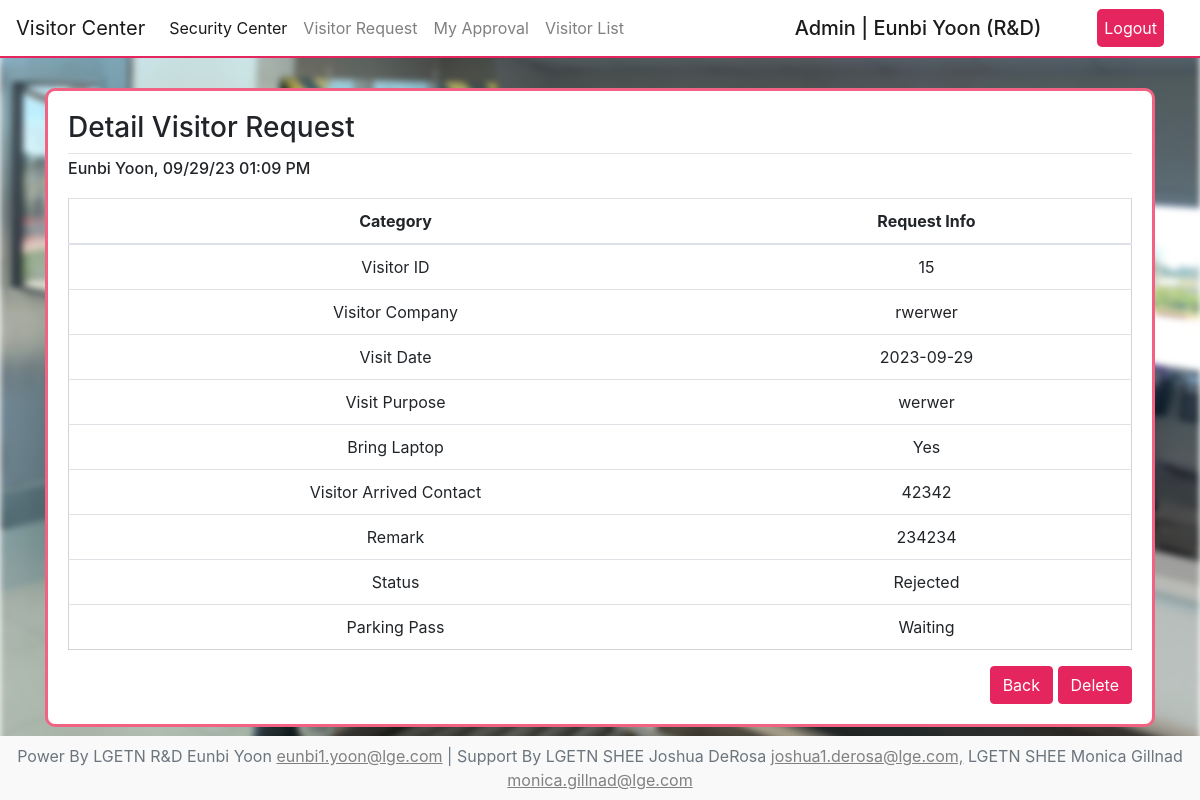
Before: /security/visitor/detail/15 (signed in) with the older database file.
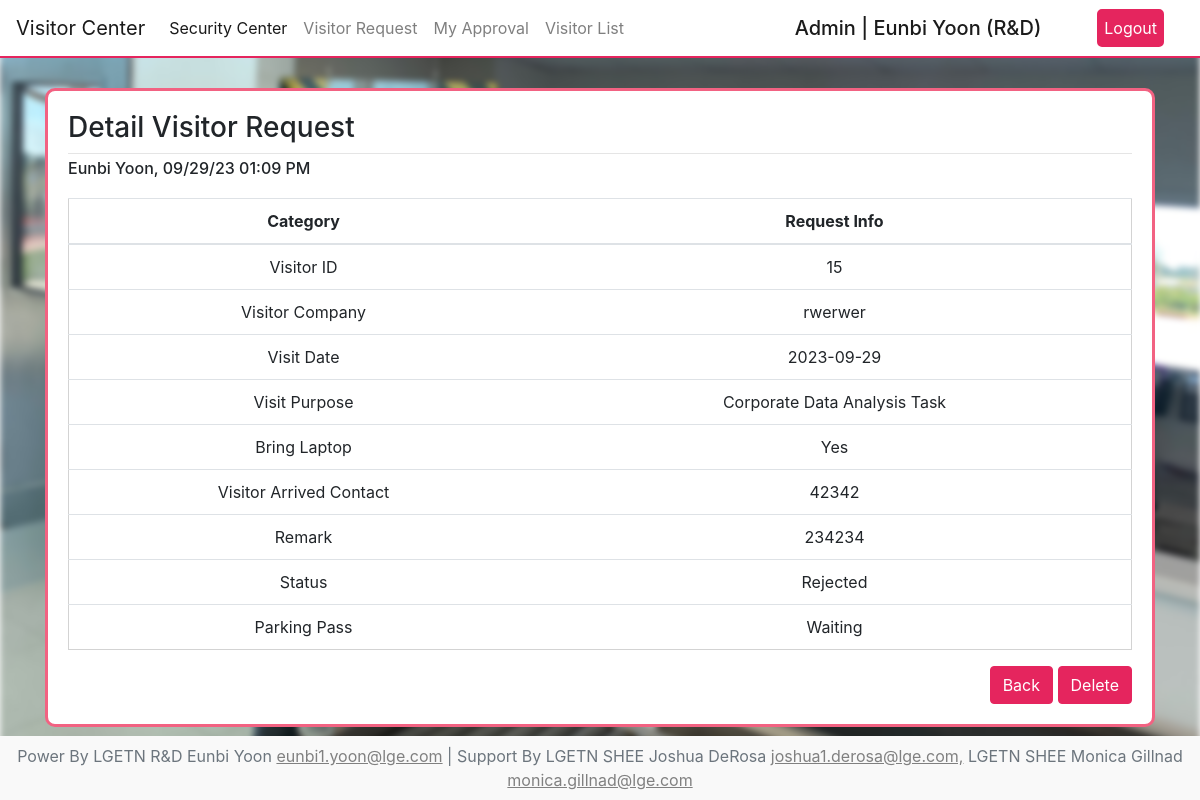
After: the same page with the newer database file.
### visitor/models.py (models this page shows)
class VisitorData(models.Model):
    visitor_name=models.CharField(max_length=255, null=False, blank=False)
    visitor_company=models.CharField(max_length=255, null=False, blank=False)
    start_date=models.CharField(max_length=100, null=False, blank=False)
    end_date=models.CharField(max_length=100, null=True, blank=True)
    visitor_purpose=models.TextField(null=False, blank=False)
    bring_laptop=models.CharField(max_length=255, null=False, blank=False)
    pic_contact=models.CharField(max_length=255, null=True, blank=True)
    register_at=models.DateTimeField(auto_now_add=True)
    remark=models.TextField(null=True, blank=True)
    check_in=models.DateTimeField(null=True, blank=True)
    check_out=models.DateTimeField(null=True, blank=True)
    user=models.ForeignKey(CustomUser, on_delete=models.CASCADE)
    approval_status=models.CharField(max_length=20, default='Requested')

### user/models.py (models this page shows, shortened)
class CustomUser(AbstractUser):
    first_name=models.CharField(max_length=30)
    last_name=models.CharField(max_length=30)
    team_at=models.ForeignKey(Team, on_delete=models.SET_NULL, null=True)
    email=models.EmailField(
        unique=True,
        validators=[
            RegexValidator(
                regex=r'^[a-zA-Z0-9._%+-]+@lge\.com$',
                message='Email address must end with lge.com'
            )
        ]
    )
    myday_credit=models.IntegerField(null=True, blank=True, default=1)

### visitor/views.py (the view)
# urls.py: path('detail/<int:pk>',VdetailView,name='Vdetail_url'),
@login_required
def VdetailView(request, pk):
    visitor_detail=VisitorData.objects.get(pk=pk)
    context={
        'visitor_detail':visitor_detail
    }
    return render(request, 'visitor_detail.html', context)

### user/models.py (called while the page is built)
    def __str__(self):
        return self.team_name

### visitor/templates/visitor_detail.html (shortened to what this page needs)
{% extends 'visitor_base.html' %}
{% block container %}
    <div class="detail-view" style="background-color:white;">
        <h3 class="text-left">Detail Visitor Request</h3>
        <hr style="margin:0;">
        <h6 style="text-align: left; margin:5px 0 20px">{{ visitor_detail.user.first_name }} {{ visitor_detail.user.last_name }}, {{ visitor_detail.register_at|date:"m/d/y h:m A" }}</h6>
        <table class="table text-center">
            <thead>
                <tr>
                    <th>Category</th>
                    <th>Request Info</th>
                </tr>
            </thead>
            <tbody>
                <tr>
                    <td>Visitor ID</td>
                    <td>{{ visitor_detail.id}}</td>
                </tr>
                <tr>
                    <td>Visitor Company</td>
                    <td>{{ visitor_detail.visitor_company}}</td>
                </tr>
                <tr>
                    <td>Visit Date</td>
                    <td>{{ visitor_detail.start_date }}{% if visitor_detail.end_date %}~{{ visitor_detail.end_date }}{% endif %}</td>
                </tr>
                <tr>
                    <td style="margin:auto;">Visit Purpose</td>
                    <td>{{ visitor_detail.visitor_purpose|slice:"0:150" }}<br/>{{ visitor_detail.visitor_purpose|slice:"151:" }}</td>
                </tr>
                <tr>
                    <td>Bring Laptop</td>
                    <td>{{ visitor_detail.bring_laptop}}</td>
                </tr>
                <tr>
                    <td>Visitor Arrived Contact</td>
                    <td>{{ visitor_detail.pic_contact }}</td>
                </tr>
                <tr>
                    <td>Remark</td>
                    {% if visitor_detail.remark %}
                        <td>{{ visitor_detail.remark|slice:"0:150" }}<br/>{{ visitor_detail.remark|slice:"151:" }}</td>
                    {% else %}
                        <td>None</td>
                    {% endif %}
                </tr>
                <tr>
                    <td>Status</td>
                    <td>{{ visitor_detail.approval_status }}</td>
                </tr>
                <tr>
                    <td>Parking Pass</td>
                    <td>
                        {% if visitor_detail.approval_status == 'Approved' %}
                            <a class="parkingpass" href="{% url 'Vparkingpass_url' visitor_detail.pk %}" style="background-color:transparent">Print Parking Pass</a>
                        {% else %}
                            Waiting
                        {% endif %}
                    </td>
                </tr>
        </table>
        <div class="text-right" class="detail-move">
            <button class="btn btn-primary text-center backbutton" onclick="goBack()">Back</button>
            <a class="btn btn-primary text-center deletebutton" href="{% url 'Vdelete_url' visitor_detail.id %}">Delete</a>
        </div>
    </div>
{% endblock %}

Changed rows visible on the page:
changed VisitorData "09/29/23 01:09 PM": visitor_purpose "werwer" → "Corporate Data Analysis Task"
